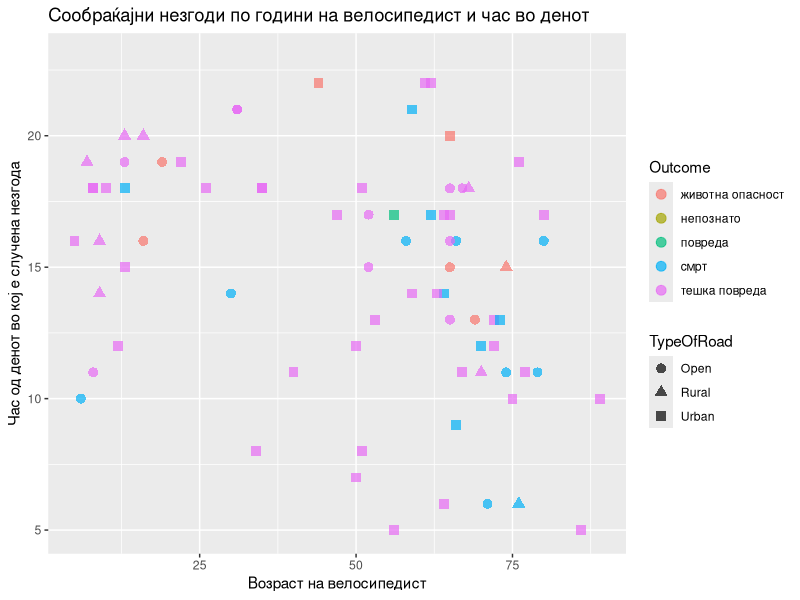
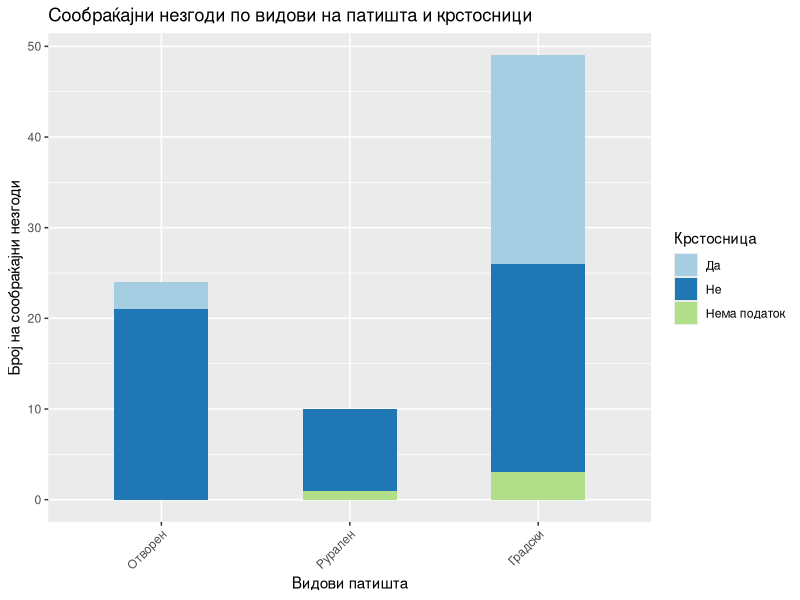
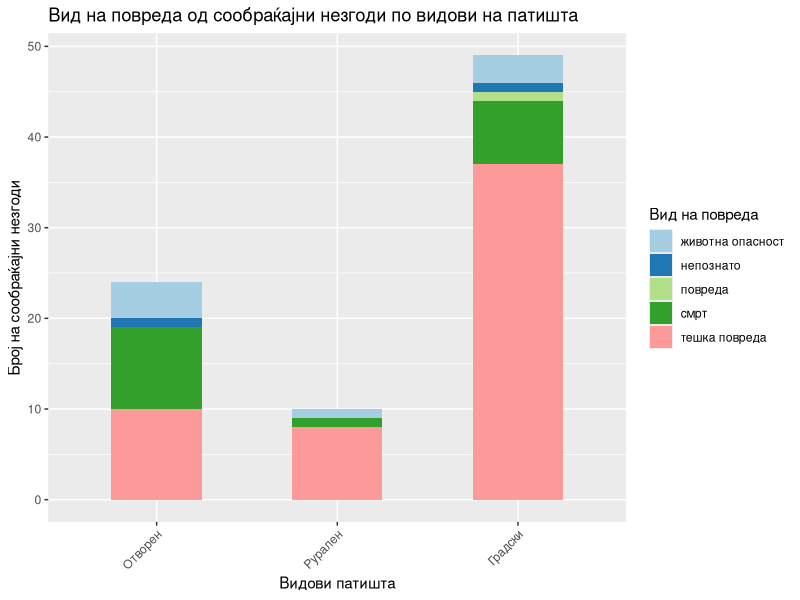
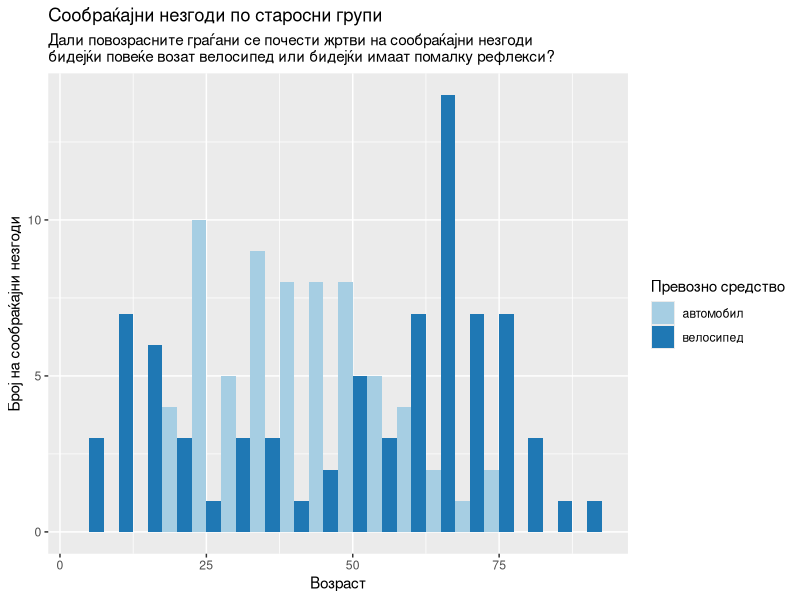
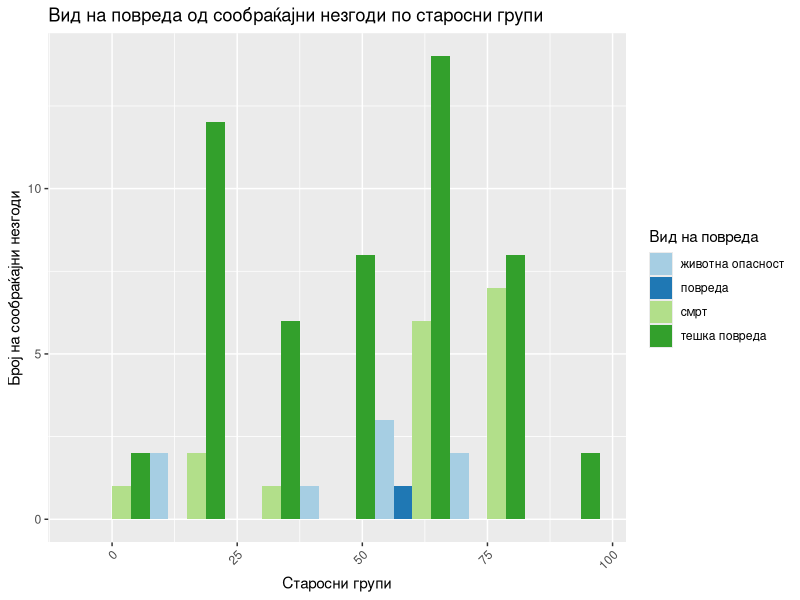
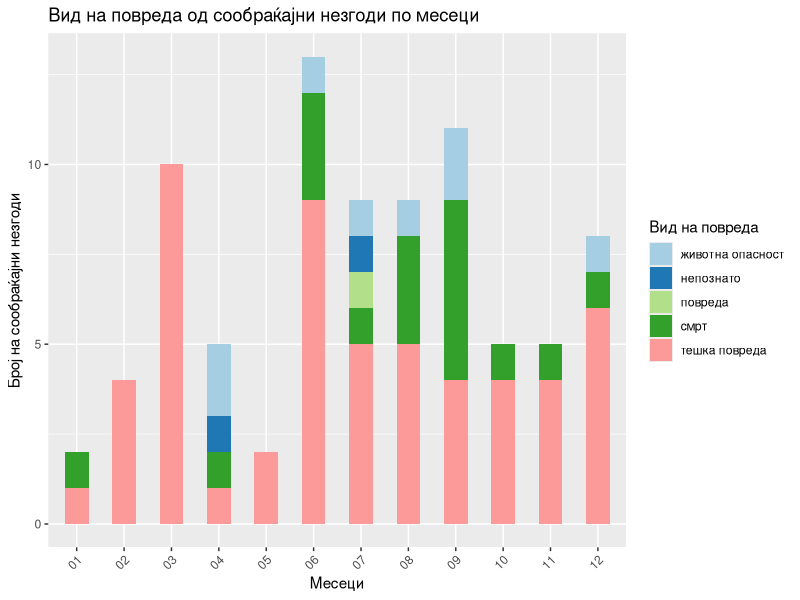
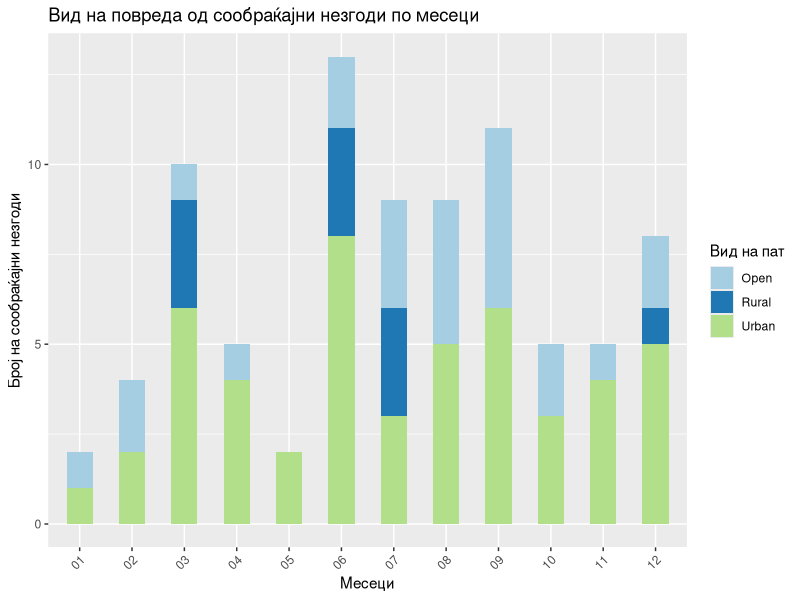
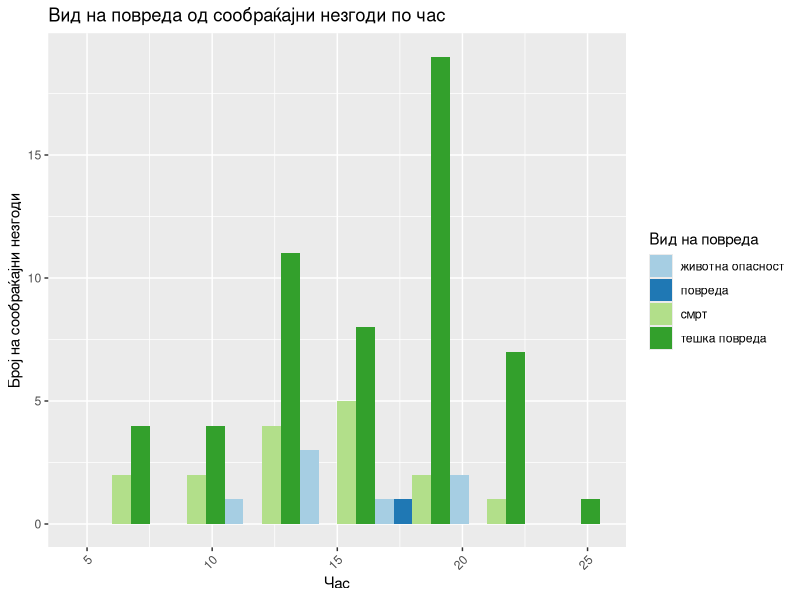

These figures' R source, in order:
## ---- chunk 1
# set global chunk options
knitr::opts_chunk$set(echo = FALSE, warning=FALSE, message=FALSE, cache=TRUE)
## ---- chunk 2
suppressPackageStartupMessages(library(tidyverse))
suppressPackageStartupMessages(library(lubridate))
## ---- chunk 3
#get the data
accidents <- as_tibble(read_csv("mvr-data.csv"))
## ---- chunk 4
#keep the traffic accidents
traffacc <- accidents %>%
  #separate Date of event; having months as observations might be useful.
  separate(DateOfEvent, c("Day", "Month", "Year"), sep = "\\.", remove = FALSE) %>%
  #separate hours:mins, make numeric
  separate(Hour, c("H", "M"), sep = "\\:", remove = FALSE) %>%
  mutate(Hours = as.numeric(H)) %>%
  #filter so we keep just the traffic accidents
  filter(Event == "сообраќајна незгода")
## ---- chunk 5
ggplot(traffacc, aes(x=AgeV1, y=Hours, color = Outcome, shape = TypeOfRoad)) +
  geom_point(size = 3, alpha = 0.7) +
  scale_fill_brewer(palette = "Paired") +
  labs(title="Сообраќајни незгоди по години на велосипедист и час во денот",
          x = "Возраст на велосипедист", y = "Час од денот во кој е случена незгода")
## ---- chunk 6
#On what type of roads traffic accidents happen, and is it a crossroad?
tbl1 <- with(traffacc, table(TypeOfRoad, Crossroad))
knitr::kable(tbl1, caption="Сообраќајни незгоди по видови на патишта и крстосници")
## ---- chunk 7
#plot roads and accidents
traffacc %>% mutate(Crossroad2=case_when(Crossroad == "да" ~ "Да",
                                         Crossroad == "не" ~ "Не",
                                         is.na(Crossroad) ~ "Нема податок")) %>%
ggplot(aes(TypeOfRoad)) +
  geom_bar(aes(fill=Crossroad2), width = 0.5) +
  scale_x_discrete(labels=c("Отворен", "Рурален", "Градски")) +
  theme(axis.text.x = element_text(angle=45, vjust=1, hjust=1)) +
  scale_fill_brewer(palette = "Paired") +
  labs(title="Сообраќајни незгоди по видови на патишта и крстосници",
          x = "Видови патишта", y = "Број на сообраќајни незгоди", fill = "Крстосница")
## ---- chunk 8

#plot roads and type of outcomes
  ggplot(traffacc, aes(TypeOfRoad)) +
    geom_bar(aes(fill=Outcome), width = 0.5) +
    scale_x_discrete(labels=c("Отворен", "Рурален", "Градски")) +
    theme(axis.text.x = element_text(angle=45, vjust=1, hjust=1)) +
    scale_fill_brewer(palette = "Paired") +
    labs(title="Вид на повреда од сообраќајни незгоди по видови на патишта",
            x = "Видови патишта", y = "Број на сообраќајни незгоди", fill = "Вид на повреда")

## ---- chunk 9
#Which months?
with(traffacc, table(Month, Year))
## ---- chunk 10
#new data sets for plot by age of persons
veh1 <- traffacc %>%
  select(DateOfEvent, TypeOfRoad, ends_with("1")) %>%
  rename(Vehicle=Vehicle1, Age=AgeV1, Gender=GenderV1)

veh2 <- traffacc %>%
  select(DateOfEvent, TypeOfRoad, ends_with("2")) %>%
  rename(Vehicle=Vehicle2, Age=AgeV2, Gender=GenderV2) %>%
  select(-TypeV2, -AlchoholV2)

#plot the age of cyclists and drivers
both_veh <- bind_rows(veh1, veh2)
both_veh %>% filter(Vehicle %in% c("велосипед", "автомобил")) %>%
ggplot(aes(x=Age, group=Vehicle, fill=Vehicle)) +
  geom_histogram(position="dodge", binwidth = 5) +
  scale_fill_brewer(palette = "Paired") +
  labs(title = "Сообраќајни незгоди по старосни групи",
       subtitle = "Дали повозрасните граѓани се почести жртви на сообраќајни незгоди
бидејќи повеќе возат велосипед или бидејќи имаат помалку рефлекси?",
     x = "Возраст", y = "Број на сообраќајни незгоди", fill = "Превозно средство")

## ---- chunk 11

ggplot(traffacc, aes(x=AgeV1, group=Outcome, fill=Outcome)) +
  geom_histogram(position="dodge", binwidth = 15) +
  theme(axis.text.x = element_text(angle=45, vjust=1, hjust=1)) +
  scale_fill_brewer(palette = "Paired") +
  labs(title="Вид на повреда од сообраќајни незгоди по старосни групи",
          x = "Старосни групи", y = "Број на сообраќајни незгоди", fill = "Вид на повреда")

## ---- chunk 12
#Is there a correlation between roads and outcome; months and outcome; age of bycicle rider and outcome?
#chi2 tests for categorical variables
tbl2 <- with(traffacc, table(TypeOfRoad, Outcome))
chisq.test(tbl2, correct = F)

tbl3 <- with(traffacc, table(Month, Outcome))
chisq.test(tbl3, correct = F)

tbl4 <- with(traffacc, table(AgeV1, Outcome))
chisq.test(tbl4, correct = F)
## ---- chunk 13

#plot months and type of outcomesF
  ggplot(traffacc, aes(Month)) +
    geom_bar(aes(fill=Outcome), width = 0.5) +
    theme(axis.text.x = element_text(angle=45, vjust=1, hjust=1)) +
    scale_fill_brewer(palette = "Paired") +
    labs(title="Вид на повреда од сообраќајни незгоди по месеци",
            x = "Месеци", y = "Број на сообраќајни незгоди", fill = "Вид на повреда")


#plot months and roads
ggplot(traffacc, aes(Month)) +
  geom_bar(aes(fill=TypeOfRoad), width = 0.5) +
  theme(axis.text.x = element_text(angle=45, vjust=1, hjust=1)) +
  scale_fill_brewer(palette = "Paired") +
  labs(title="Вид на повреда од сообраќајни незгоди по месеци",
          x = "Месеци", y = "Број на сообраќајни незгоди", fill = "Вид на пат")
## ---- chunk 14

ggplot(traffacc, aes(x=Hours, group=Outcome, fill=Outcome)) +
  geom_histogram(position="dodge", binwidth = 3) +
  theme(axis.text.x = element_text(angle=45, vjust=1, hjust=1)) +
  scale_fill_brewer(palette = "Paired") +
  labs(title="Вид на повреда од сообраќајни незгоди по час",
          x = "Час", y = "Број на сообраќајни незгоди", fill = "Вид на повреда")

ggplot(traffacc, aes(x=Hours, group=TypeOfRoad, fill=TypeOfRoad)) +
  geom_histogram(position="dodge", binwidth = 3) +
  theme(axis.text.x = element_text(angle=45, vjust=1, hjust=1)) +
  scale_fill_brewer(palette = "Paired") +
  labs(title="Патишта на сообраќајни незгоди по час",
          x = "Час", y = "Број на сообраќајни незгоди", fill = "Вид на пат") 
  

#table(traffacc$Hours)
